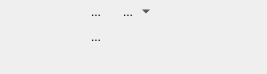
<?xml version="1.0" encoding="UTF-8"?>
<ui version="4.0">
 <class>SimpleTableWidget</class>
 <widget class="QWidget" name="SimpleTableWidget">
  <property name="geometry">
   <rect>
    <x>0</x>
    <y>0</y>
    <width>267</width>
    <height>74</height>
   </rect>
  </property>
  <property name="sizePolicy">
   <sizepolicy hsizetype="Fixed" vsizetype="Minimum">
    <horstretch>0</horstretch>
    <verstretch>0</verstretch>
   </sizepolicy>
  </property>
  <layout class="QGridLayout" name="gridLayout_2" columnstretch="0,1,0">
   <property name="margin">
    <number>0</number>
   </property>
   <property name="spacing">
    <number>0</number>
   </property>
   <item row="0" column="0">
    <layout class="QGridLayout" name="gridLayout">
     <property name="spacing">
      <number>2</number>
     </property>
     <item row="0" column="0">
      <widget class="QToolButton" name="addRowAbove">
       <property name="iconSize">
        <size>
         <width>16</width>
         <height>16</height>
        </size>
       </property>
       <property name="autoRaise">
        <bool>true</bool>
       </property>
      </widget>
     </item>
     <item row="0" column="1">
      <widget class="QToolButton" name="addColumnLeft">
       <property name="iconSize">
        <size>
         <width>16</width>
         <height>16</height>
        </size>
       </property>
       <property name="autoRaise">
        <bool>true</bool>
       </property>
      </widget>
     </item>
     <item row="0" column="2">
      <widget class="QToolButton" name="addColumnRight">
       <property name="iconSize">
        <size>
         <width>16</width>
         <height>16</height>
        </size>
       </property>
       <property name="autoRaise">
        <bool>true</bool>
       </property>
      </widget>
     </item>
     <item row="2" column="0">
      <widget class="QToolButton" name="addRowBelow">
       <property name="iconSize">
        <size>
         <width>16</width>
         <height>16</height>
        </size>
       </property>
       <property name="autoRaise">
        <bool>true</bool>
       </property>
      </widget>
     </item>
     <item row="2" column="1">
      <widget class="QToolButton" name="deleteRow">
       <property name="iconSize">
        <size>
         <width>16</width>
         <height>16</height>
        </size>
       </property>
       <property name="autoRaise">
        <bool>true</bool>
       </property>
      </widget>
     </item>
     <item row="2" column="2">
      <widget class="QToolButton" name="deleteColumn">
       <property name="iconSize">
        <size>
         <width>16</width>
         <height>16</height>
        </size>
       </property>
       <property name="autoRaise">
        <bool>true</bool>
       </property>
      </widget>
     </item>
     <item row="2" column="3" colspan="2">
      <spacer name="horizontalSpacer">
       <property name="orientation">
        <enum>Qt::Horizontal</enum>
       </property>
       <property name="sizeType">
        <enum>QSizePolicy::Fixed</enum>
       </property>
       <property name="sizeHint" stdset="0">
        <size>
         <width>4</width>
         <height>13</height>
        </size>
       </property>
      </spacer>
     </item>
     <item row="2" column="5">
      <widget class="QToolButton" name="splitCells">
       <property name="text">
        <string>...</string>
       </property>
       <property name="iconSize">
        <size>
         <width>16</width>
         <height>16</height>
        </size>
       </property>
       <property name="autoRaise">
        <bool>true</bool>
       </property>
      </widget>
     </item>
     <item row="0" column="5">
      <widget class="QToolButton" name="mergeCells">
       <property name="text">
        <string>...</string>
       </property>
       <property name="iconSize">
        <size>
         <width>16</width>
         <height>16</height>
        </size>
       </property>
       <property name="autoRaise">
        <bool>true</bool>
       </property>
      </widget>
     </item>
     <item row="2" column="6">
      <spacer name="horizontalSpacer_3">
       <property name="orientation">
        <enum>Qt::Horizontal</enum>
       </property>
       <property name="sizeType">
        <enum>QSizePolicy::Fixed</enum>
       </property>
       <property name="sizeHint" stdset="0">
        <size>
         <width>6</width>
         <height>20</height>
        </size>
       </property>
      </spacer>
     </item>
     <item row="0" column="7">
      <widget class="FormattingButton" name="border">
       <property name="text">
        <string>...</string>
       </property>
       <property name="iconSize">
        <size>
         <width>16</width>
         <height>16</height>
        </size>
       </property>
       <property name="popupMode">
        <enum>QToolButton::MenuButtonPopup</enum>
       </property>
       <property name="autoRaise">
        <bool>true</bool>
       </property>
      </widget>
     </item>
    </layout>
   </item>
   <item row="0" column="2">
    <spacer name="horizontalSpacer_2">
     <property name="orientation">
      <enum>Qt::Horizontal</enum>
     </property>
     <property name="sizeType">
      <enum>QSizePolicy::Preferred</enum>
     </property>
     <property name="sizeHint" stdset="0">
      <size>
       <width>0</width>
       <height>20</height>
      </size>
     </property>
    </spacer>
   </item>
   <item row="2" column="0">
    <spacer>
     <property name="orientation">
      <enum>Qt::Vertical</enum>
     </property>
     <property name="sizeType">
      <enum>QSizePolicy::Expanding</enum>
     </property>
     <property name="sizeHint" stdset="0">
      <size>
       <width>0</width>
       <height>0</height>
      </size>
     </property>
    </spacer>
   </item>
   <item row="1" column="0">
    <widget class="QWidget" name="SpecialSpacer" native="true">
     <property name="sizePolicy">
      <sizepolicy hsizetype="Preferred" vsizetype="Expanding">
       <horstretch>0</horstretch>
       <verstretch>0</verstretch>
      </sizepolicy>
     </property>
    </widget>
   </item>
  </layout>
 </widget>
 <customwidgets>
  <customwidget>
   <class>FormattingButton</class>
   <extends>QToolButton</extends>
   <header>dialogs/FormattingButton.h</header>
  </customwidget>
 </customwidgets>
 <tabstops>
  <tabstop>addRowAbove</tabstop>
  <tabstop>addColumnLeft</tabstop>
  <tabstop>addColumnRight</tabstop>
 </tabstops>
 <resources/>
 <connections/>
</ui>
